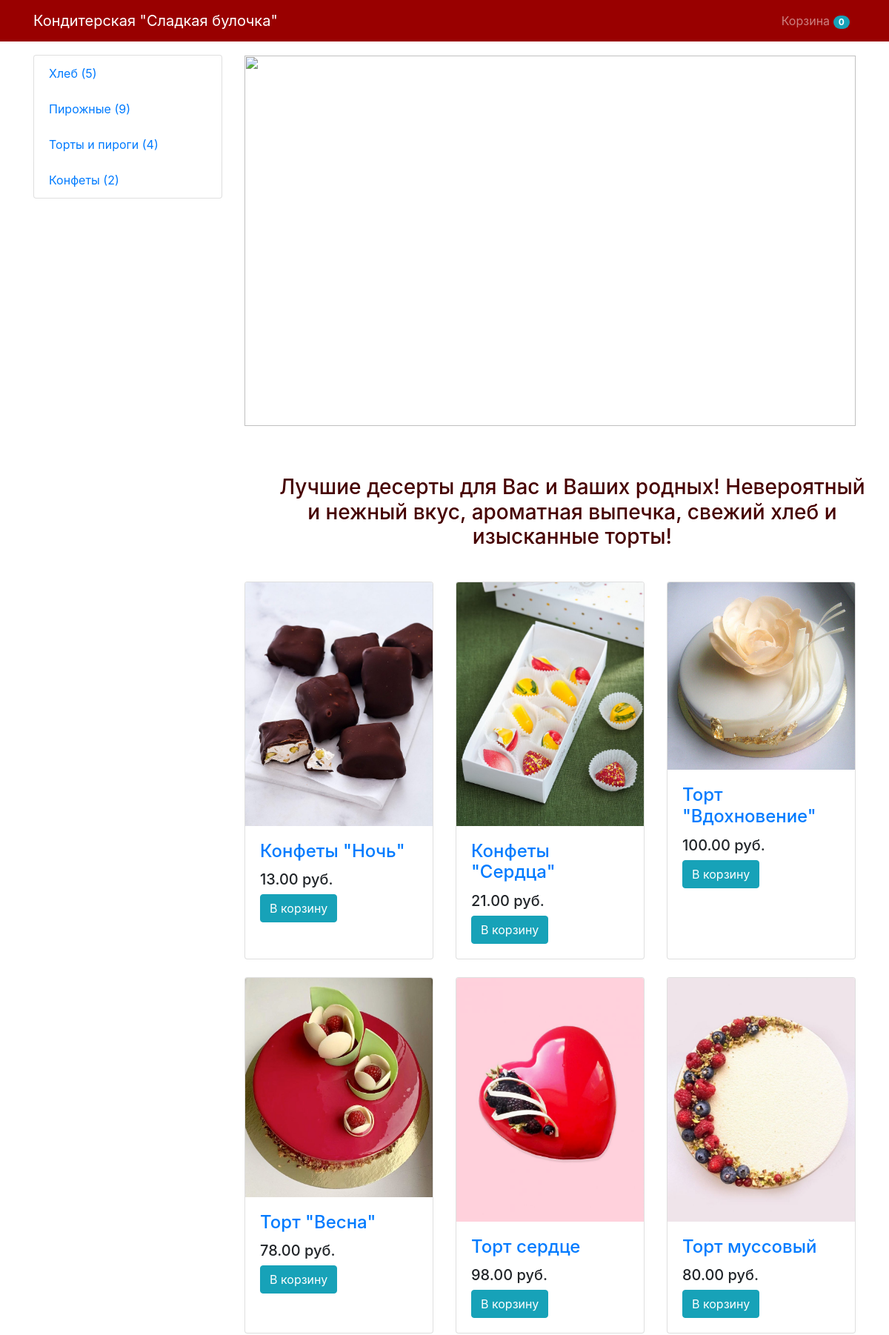
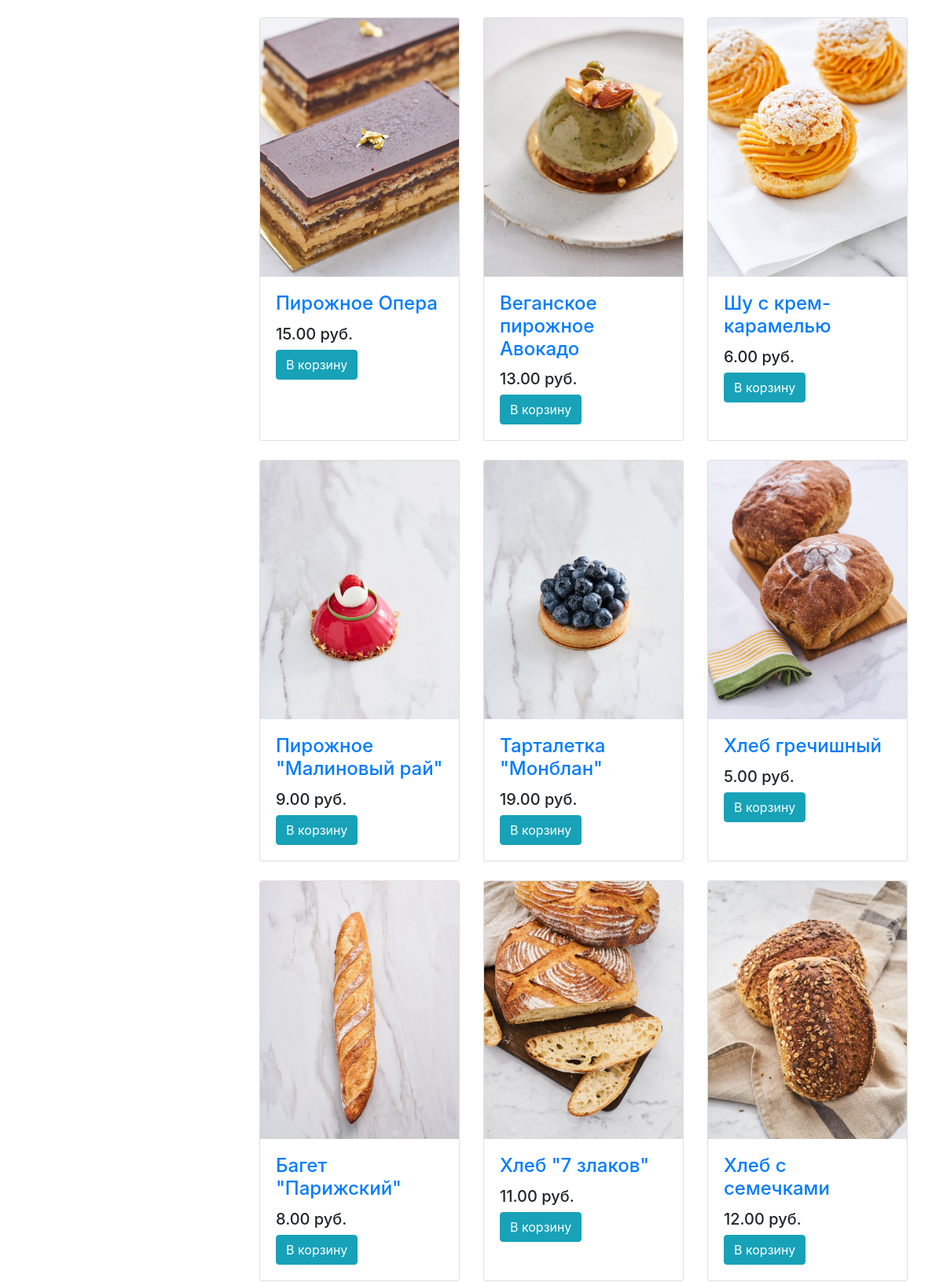
The page / (upper part) on the database its author committed (2 pictures, top to bottom).
### mainapp/models.py (models this page shows, shortened)
class Cart(models.Model):
    owner = models.ForeignKey(
        'Customer', null=True, verbose_name='Владелец', on_delete=models.CASCADE)
    product = models.ManyToManyField(CartProduct, blank=True, related_name='related_card')
    total_products = models.PositiveIntegerField(default=0)
    total_price = models.DecimalField(
        max_digits=9, default=0, decimal_places=2, verbose_name='Сумма')
    in_order = models.BooleanField(default=False)
    for_anonymous_user = models.BooleanField(default=False)

class Category(models.Model):
    name = models.CharField(max_length=255, verbose_name='Название категории')
    slug = models.SlugField(unique=True)
    objects = CategoryManager()
    def get_absolute_url(self):
        return reverse("category_detail", kwargs={"slug": self.slug})

class Product(models.Model):# каркас для самого продукта
    VALID_RESOLUTION = (400,400)
    MAX_RESOLUTION = (1000, 1000)
    MAX_IMAGE_SIZE = 3145728
    class Meta: # если модель абстрактная для нее нельзя создать миграцию
        abstract = True
    category = models.ForeignKey(Category, verbose_name='Категория', on_delete=models.CASCADE)
    title = models.CharField(max_length=255, verbose_name='Наименование')
    slug = models.SlugField(unique=True)
    image = models.ImageField(verbose_name='Изображение')
    description = models.TextField(verbose_name='Описание')
    price = models.DecimalField(
        max_digits=9, decimal_places=2, verbose_name='Стоимость')
    def get_model_name(self):
        return self.__class__.__name__.lower()

class Sweets(Product):
    quantity = models.CharField(max_length=20, verbose_name='Количество в упаковке')
    weight = models.CharField(max_length=20, verbose_name='Вес')
    tastes = models.TextField(max_length=255, verbose_name='Вкусы')
    def get_absolute_url(self):
        return get_product_url(self, 'product_detail')

class Pie(Product):
    composition = models.TextField(max_length=255, verbose_name='Состав')
    weight = models.CharField(max_length=20, verbose_name='Вес')
    expiration_date = models.CharField(max_length=20, verbose_name='Срок годности')
    stuffing =models.TextField(max_length=20, verbose_name='Начинка')
    def get_absolute_url(self):
        return get_product_url(self, 'product_detail')

class Cake(Product):
    composition = models.TextField(max_length=255, verbose_name='Состав')
    weight = models.CharField(max_length=20, verbose_name='Вес')
    expiration_date = models.CharField(max_length=20, verbose_name='Срок годности')
    cream=models.CharField(max_length=20, verbose_name='Крем')
    dough=models.CharField(max_length=20, verbose_name='Тесто')
    def get_absolute_url(self):
        return get_product_url(self, 'product_detail')

class Bread(Product):
    composition = models.TextField(max_length=255, verbose_name='Состав')
    weight = models.CharField(max_length=20, verbose_name='Вес')
    expiration_date = models.CharField(max_length=20, verbose_name='Срок годности')
    flour=models.CharField(max_length=20, verbose_name='На основе муки')
    def get_absolute_url(self):
        return get_product_url(self, 'product_detail')

### mainapp/views.py (the view)
# urls.py: path('', BaseView.as_view(), name='base'),
class BaseView(CartMixin, View):
    def get(self, request, *args, **kwargs):
        categories = Category.objects.get_categories_for_left_sidebar()
        products = LatestProducts.objects.get_products_for_main_page('bread', 'pie', 'sweets', 'cake')
        context = {
            'categories': categories,
            'products' : products,
            'cart': self.cart
        }
        return render(request, 'base.html', context)

### mainapp/mixins.py (called while the page is built)
    def dispatch(self, request, *args, **kwargs):
        if request.user.is_authenticated:
            customer = Customer.objects.filter(user = request.user).first()
            if not customer:
                customer = Customer.objects.create(
                    user = request.user
                )
            cart = Cart.objects.filter(owner = customer, in_order=False).first()
            if not cart:
                cart = Cart.objects.create(owner=customer)
        else:
            cart = Cart.objects.filter(for_anonymous_user=True).first()
            if not cart:
                cart= Cart.objects.create(for_anonymous_user=True)
        self.cart = cart
        return super().dispatch(request, *args, **kwargs)

### mainapp/models.py (called while the page is built)
def get_models_for_count(*model_names):
    return [models.Count(model_name) for model_name in model_names]

def get_product_url(obj, view_name):
    ct_model = obj.__class__._meta.model_name
    return reverse(view_name, kwargs={'ct_model': ct_model, 'slug':obj.slug})

    @staticmethod
    def get_products_for_main_page(*args, **kwargs):
        with_respect_to = kwargs.get('with_respect_to')
        products =[]
        ct_models = ContentType.objects.filter(model__in = args)
        for ct_model in ct_models:# вызыввем у контент тайп модели ее родительский класс,них можель класс обращаясь к модели
                model_products = ct_model.model_class()._base_manager.all().order_by('-id')[:5]
                products.extend(model_products)# собираем продукты для главной страницы
        if with_respect_to:
            ct_model =ContentType.objects.filter(model = with_respect_to)
            if ct_model.exists():
                if with_respect_to in args:
                    return sorted(products, key=lambda x: x.__class__._meta.model_name.startswith(with_respect_to), reverse=True)
        return products

    def get_queryset(self):
        return super().get_queryset()

    def get_categories_for_left_sidebar(self):
        models = get_models_for_count('bread', 'pie', 'cake', 'sweets')
        qs = list(self.get_queryset().annotate(*models))
        data = [
            dict(name = c.name, url = c.get_absolute_url(), count= getattr(c, self.CATEGORY_NAME_COUNT_NAME[c.name]))
            for c in qs
        ]
        return data

### mainapp/templates/base.html (shortened to what this page needs)
<!DOCTYPE html>
<html lang="en">
    <head>
         <link rel="stylesheet" href="https://maxcdn.bootstrapcdn.com/bootstrap/4.0.0/css/bootstrap.min.css">
        <link href="css/styles.css" rel="stylesheet" />
    </head>
    <body>
        <nav class="navbar navbar-expand-lg navbar-dark  fixed-top" style="background-color:#990000">
            <div class="container">
                <a class="navbar-brand" href="#!">Кондитерская "Сладкая булочка"</a>
                <div class="collapse navbar-collapse" id="navbarResponsive">
                    <ul class="navbar-nav ml-auto">
                        <li class="nav-item"><a class="nav-link" href="{% url 'cart' %}">Корзина <span class="badge badge-pill badge-info">{{ cart.product.count }}</span></a></li>
                    </ul>
                </div>
            </div>
        </nav>
        <div class="container">
            <div class="row">
                <div class="col-lg-3">
                    <div class="list-group">
                       {% for category in categories %}
                       <a href='{{category.url}}' class="list-group-item"> {{ category.name }} ({{ category.count }}) </a>
                       {% endfor %}
                    </div>
                </div>
                <div class="col-lg-9">
                    {% block content %}
            <div style="margin-top: 25px;margin-bottom: 210px">
                <img src='https://www.koolinar.ru/all_image/recipes/118/118714/recipe_93f42fc3-b447-4950-922e-05d502bc4c76_w450.jpg ' style=" width:100%; height:500px"/>
                <h3 style="position: absolute; left:7%; top:15%; color:#460000; text-align:center"> Лучшие десерты для Вас и Ваших родных! Невероятный и нежный вкус, ароматная выпечка, свежий хлеб и изысканные торты!  </h3>
                </div>
                    <div class="row mt-5">
                    {% for product in products %}
                        <div class="col-lg-4 col-md-6 mb-4">
                            <div class="card h-100">
                                <a href=" {{ product.get_absolute_url }}"><img class="card-img-top" src="{{ product.image.url }}" alt="..." /></a>
                                <div class="card-body">
                                    <h4 class="card-title"><a href=" {{ product.get_absolute_url }}"> {{ product.title }}</a></h4>
                                    <h5>{{ product.price }} руб.</h5>
                                    <a href="{% url 'add_to_cart' ct_model=product.get_model_name slug=product.slug %}">
                                        <button class="btn btn-info">В корзину</button>
                                    </a>
                                </div>
                        </div>
                        </div>
                        {% endfor %}
                    </div>
                     {% endblock content %}
                </div>
            </div>
        </div>
    </body>
</html>

### mainapp/templates/base.html (style rules this page uses)
body { padding-top: 26px; }

### rows shown on the page
Cart: product.count "0"
Category: name "Хлеб"
Category: name "Пирожные"
Category: name "Торты и пироги"
Category: name "Конфеты"
Sweets: image (picture), title "Конфеты \"Ночь\"", price "13.00"
Sweets: image (picture), title "Конфеты \"Сердца\"", price "21.00"
Pie: image (picture), title "Торт \"Вдохновение\"", price "100.00"
Pie: image (picture), title "Торт \"Весна\"", price "78.00"
Pie: image (picture), title "Торт сердце", price "98.00"
Pie: image (picture), title "Торт муссовый", price "80.00"
Cake: image (picture), title "Пирожное Опера", price "15.00"
Cake: image (picture), title "Веганское пирожное Авокадо", price "13.00"
Cake: image (picture), title "Шу с крем-карамелью", price "6.00"
Cake: image (picture), title "Пирожное \"Малиновый рай\"", price "9.00"
Cake: image (picture), title "Тарталетка \"Монблан\"", price "19.00"
Bread: image (picture), title "Хлеб гречишный", price "5.00"
Bread: image (picture), title "Багет \"Парижский\"", price "8.00"
Bread: image (picture), title "Хлеб \"7 злаков\"", price "11.00"
Bread: image (picture), title "Хлеб с семечками", price "12.00"

### other values the page prints
{{ category.count }} "5" "9" "4" "2"
